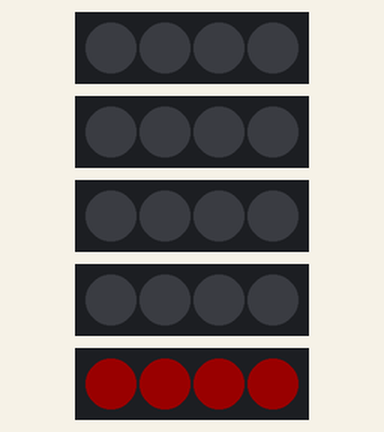
Bench run of a sketch on a simulated Arduino Uno, built with avr-gcc and run on an emulated ATmega328P. Parts: 5 × 4 RGB LEDs in strip order, left to right. Dim RGB values are drawn brighter than linear.

Above: at 0.3 s.
At 2.62 s:
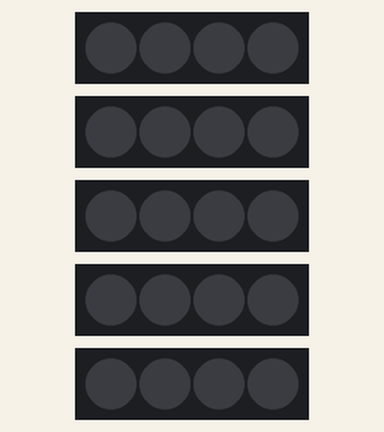
Timing chart, 0 to 3.0 s (numbered marks = the images above):
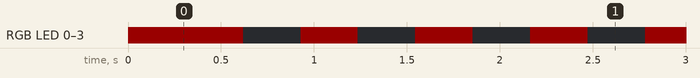

The sketch:

LegacyPack.ino
```cpp
#include <Adafruit_NeoPixel.h>
#ifdef __AVR__
  #include <avr/power.h>
#endif

// TODO: Make a header file with all the helper functions

/////////////////////// Variables for the NeoPixels ///////////////////////

// might keep these, might not, but these would be for the colors
#define blue_pin 2
#define red_pin 3
#define green_pin 4
#define orange_pin 5


#define BRIGHT 25

// length of the neopixel strips for each 'bulb'
#define LEN_CYCLO 4
// There are four bulbs, make a variable for each
Adafruit_NeoPixel FIRST(LEN_CYCLO, 6, NEO_GRB + NEO_KHZ800);
Adafruit_NeoPixel SECOND(LEN_CYCLO, 7, NEO_GRB + NEO_KHZ800);
Adafruit_NeoPixel THIRD(LEN_CYCLO, 8, NEO_GRB + NEO_KHZ800);
Adafruit_NeoPixel FOURTH(LEN_CYCLO, 9, NEO_GRB + NEO_KHZ800);

uint32_t BLUE = FIRST.Color(0,0,BRIGHT);
uint32_t RED = FIRST.Color(BRIGHT,0,0);
uint32_t DARK = FIRST.Color(0,0,0);
uint32_t GREEN = FIRST.Color(0,BRIGHT,0);

int DELAY_VAL = 30;
uint32_t CURR_COLOR = RED;

void setup(){
    FIRST.begin();
    SECOND.begin();
    THIRD.begin();
    FOURTH.begin();
}

void loop(){

    // for each for each of these 'bulbs',
    // we want it to start slow, then light up as we go
    // warm up sequence? Start them slower and then get to full speed

    setBulb(FIRST);
    clearStrip(FIRST);

    setBulb(SECOND);
    clearStrip(SECOND);

    setBulb(THIRD);
    clearStrip(THIRD);

    setBulb(FOURTH);
    clearStrip(FOURTH);

}

void setBulb(Adafruit_NeoPixel currStrip){
    /**
     * @brief Fills the current strip with the currColor
     * There is an adjustable delay value in this function
    */
    currStrip.fill(CURR_COLOR, 0, LEN_CYCLO);
    currStrip.show();
    delay(DELAY_VAL);
}

void clearStrip(Adafruit_NeoPixel currStrip){
    /**
     * @brief Clears current Strip
     *
    */
    currStrip.clear();
    currStrip.show();
}
```

Measured:
- by itself, RGB LED 0–3: repeats every 0.62 s: off 0.31 s, RGB(25, 0, 0) 0.31 s
